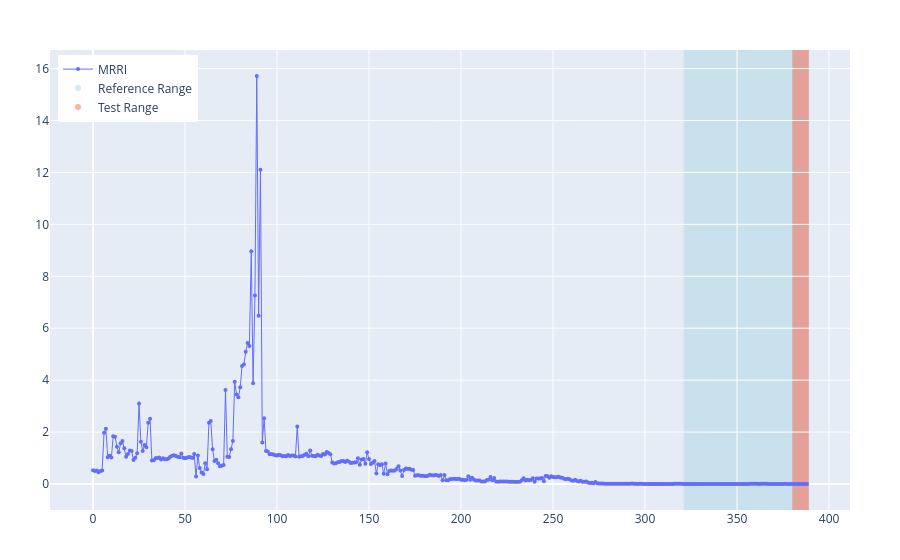

Notebook cell for this chart:
### Code cell
images = load_images(png_images_path)
images = [remove_safe_red(img, 0) for img in images]
print(f"Loaded {len(images)} images.")

ref_start = 321
ref_end = 389
test_start = 380
test_end = 389

ref_images = images[ref_start:ref_end]
test_images = images[test_start:test_end]
mrri_values = [compute_color_relative_intensity(img, 'red') for img in images]
ref_mrri_values = [compute_color_relative_intensity(img, 'red') for img in ref_images]
test_mrri_values = [compute_color_relative_intensity(img, 'red') for img in test_images]

# Perform KS test
ks_stat, p_value = perform_ks_test(ref_mrri_values, test_mrri_values)
print(f"KS Statistic: {ks_stat}, P-Value: {p_value}")

plot_mrri_over_time(mrri_values, ref_start, ref_end, test_start, test_end)

### Figure 1 — Plotly figure (JSON) as saved in the notebook; plotly's stock layout.template omitted (floating-point values rounded to 4 significant figures; data arrays with more than 128 entries replaced by an {"elided": "..."} marker saying what was removed)
{"data": [{"line": {"width": 1}, "marker": {"size": 4}, "mode": "lines+markers", "name": "MRRI", "type": "scatter", "x": {"elided": "389 int values"}, "y": {"elided": "389 float values"}}, {"marker": {"color": "lightblue", "opacity": 0.5}, "mode": "markers", "name": "Reference Range", "showlegend": true, "type": "scatter", "x": [null], "y": [null]}, {"marker": {"color": "tomato", "opacity": 0.5}, "mode": "markers", "name": "Test Range", "showlegend": true, "type": "scatter", "x": [null], "y": [null]}], "layout": {"hovermode": "x unified", "legend": {"x": 0.01, "xanchor": "left", "y": 0.99, "yanchor": "top"}, "margin": {"b": 50, "l": 50, "pad": 0, "r": 50, "t": 50}, "shapes": [{"fillcolor": "lightblue", "layer": "below", "line": {"width": 0}, "name": "Reference Range", "opacity": 0.5, "type": "rect", "x0": 321, "x1": 389, "xref": "x", "y0": 0, "y1": 1, "yref": "y domain"}, {"fillcolor": "tomato", "layer": "below", "line": {"width": 0}, "name": "Test Range", "opacity": 0.5, "type": "rect", "x0": 380, "x1": 389, "xref": "x", "y0": 0, "y1": 1, "yref": "y domain"}]}}
